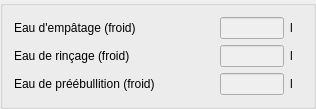
          <widget class="QGroupBox" name="general2GroupBox">
           <property name="maximumSize">
            <size>
             <width>350</width>
             <height>16777215</height>
            </size>
           </property>
           <property name="styleSheet">
            <string notr="true"/>
           </property>
           <property name="title">
            <string/>
           </property>
           <layout class="QVBoxLayout" name="verticalLayout_22">
            <item>
             <layout class="QHBoxLayout" name="horizontalLayout_66">
              <item>
               <widget class="QLabel" name="coldMashWaterLabel">
                <property name="enabled">
                 <bool>true</bool>
                </property>
                <property name="sizePolicy">
                 <sizepolicy hsizetype="Fixed" vsizetype="Preferred">
                  <horstretch>0</horstretch>
                  <verstretch>0</verstretch>
                 </sizepolicy>
                </property>
                <property name="minimumSize">
                 <size>
                  <width>200</width>
                  <height>0</height>
                 </size>
                </property>
                <property name="maximumSize">
                 <size>
                  <width>200</width>
                  <height>16777215</height>
                 </size>
                </property>
                <property name="text">
                 <string>Eau d'empâtage (froid)</string>
                </property>
               </widget>
              </item>
              <item>
               <widget class="QLineEdit" name="coldMashWaterVolumeEdit">
                <property name="enabled">
                 <bool>false</bool>
                </property>
                <property name="minimumSize">
                 <size>
                  <width>64</width>
                  <height>0</height>
                 </size>
                </property>
                <property name="maximumSize">
                 <size>
                  <width>64</width>
                  <height>16777215</height>
                 </size>
                </property>
                <property name="styleSheet">
                 <string notr="true"/>
                </property>
               </widget>
              </item>
              <item>
               <widget class="QLabel" name="coldMashWaterUnitLabel">
                <property name="minimumSize">
                 <size>
                  <width>12</width>
                  <height>0</height>
                 </size>
                </property>
                <property name="maximumSize">
                 <size>
                  <width>12</width>
                  <height>16777215</height>
                 </size>
                </property>
                <property name="text">
                 <string>l</string>
                </property>
               </widget>
              </item>
             </layout>
            </item>
            <item>
             <layout class="QHBoxLayout" name="horizontalLayout_67">
              <item>
               <widget class="QLabel" name="coldSpargeWaterVolumeLabel">
                <property name="enabled">
                 <bool>true</bool>
                </property>
                <property name="sizePolicy">
                 <sizepolicy hsizetype="Fixed" vsizetype="Preferred">
                  <horstretch>0</horstretch>
                  <verstretch>0</verstretch>
                 </sizepolicy>
                </property>
                <property name="minimumSize">
                 <size>
                  <width>200</width>
                  <height>0</height>
                 </size>
                </property>
                <property name="maximumSize">
                 <size>
                  <width>200</width>
                  <height>16777215</height>
                 </size>
                </property>
                <property name="text">
                 <string>Eau de rinçage (froid)</string>
                </property>
               </widget>
              </item>
              <item>
               <widget class="QLineEdit" name="coldSpargeWaterVolumeEdit">
                <property name="enabled">
                 <bool>false</bool>
                </property>
                <property name="minimumSize">
                 <size>
                  <width>64</width>
                  <height>0</height>
                 </size>
                </property>
                <property name="maximumSize">
                 <size>
                  <width>64</width>
                  <height>16777215</height>
                 </size>
                </property>
                <property name="styleSheet">
                 <string notr="true"/>
                </property>
               </widget>
              </item>
              <item>
               <widget class="QLabel" name="coldSpargeWaterVolumeUnitLabel">
                <property name="minimumSize">
                 <size>
                  <width>12</width>
                  <height>0</height>
                 </size>
                </property>
                <property name="maximumSize">
                 <size>
                  <width>12</width>
                  <height>16777215</height>
                 </size>
                </property>
                <property name="text">
                 <string>l</string>
                </property>
               </widget>
              </item>
             </layout>
            </item>
            <item>
             <layout class="QHBoxLayout" name="horizontalLayout_68">
              <item>
               <widget class="QLabel" name="coldPreboilWaterVolumeLabel">
                <property name="enabled">
                 <bool>true</bool>
                </property>
                <property name="sizePolicy">
                 <sizepolicy hsizetype="Fixed" vsizetype="Preferred">
                  <horstretch>0</horstretch>
                  <verstretch>0</verstretch>
                 </sizepolicy>
                </property>
                <property name="minimumSize">
                 <size>
                  <width>200</width>
                  <height>0</height>
                 </size>
                </property>
                <property name="maximumSize">
                 <size>
                  <width>200</width>
                  <height>16777215</height>
                 </size>
                </property>
                <property name="text">
                 <string>Eau de préébullition (froid)</string>
                </property>
               </widget>
              </item>
              <item>
               <widget class="QLineEdit" name="coldPreboilWaterVolumeEdit">
                <property name="enabled">
                 <bool>false</bool>
                </property>
                <property name="sizePolicy">
                 <sizepolicy hsizetype="Fixed" vsizetype="Fixed">
                  <horstretch>0</horstretch>
                  <verstretch>0</verstretch>
                 </sizepolicy>
                </property>
                <property name="minimumSize">
                 <size>
                  <width>64</width>
                  <height>0</height>
                 </size>
                </property>
                <property name="maximumSize">
                 <size>
                  <width>50</width>
                  <height>16777215</height>
                 </size>
                </property>
                <property name="styleSheet">
                 <string notr="true"/>
                </property>
               </widget>
              </item>
              <item>
               <widget class="QLabel" name="coldPreboilWaterVolumeUnitLabel">
                <property name="minimumSize">
                 <size>
                  <width>12</width>
                  <height>0</height>
                 </size>
                </property>
                <property name="maximumSize">
                 <size>
                  <width>12</width>
                  <height>16777215</height>
                 </size>
                </property>
                <property name="text">
                 <string>l</string>
                </property>
               </widget>
              </item>
             </layout>
            </item>
           </layout>
          </widget>
